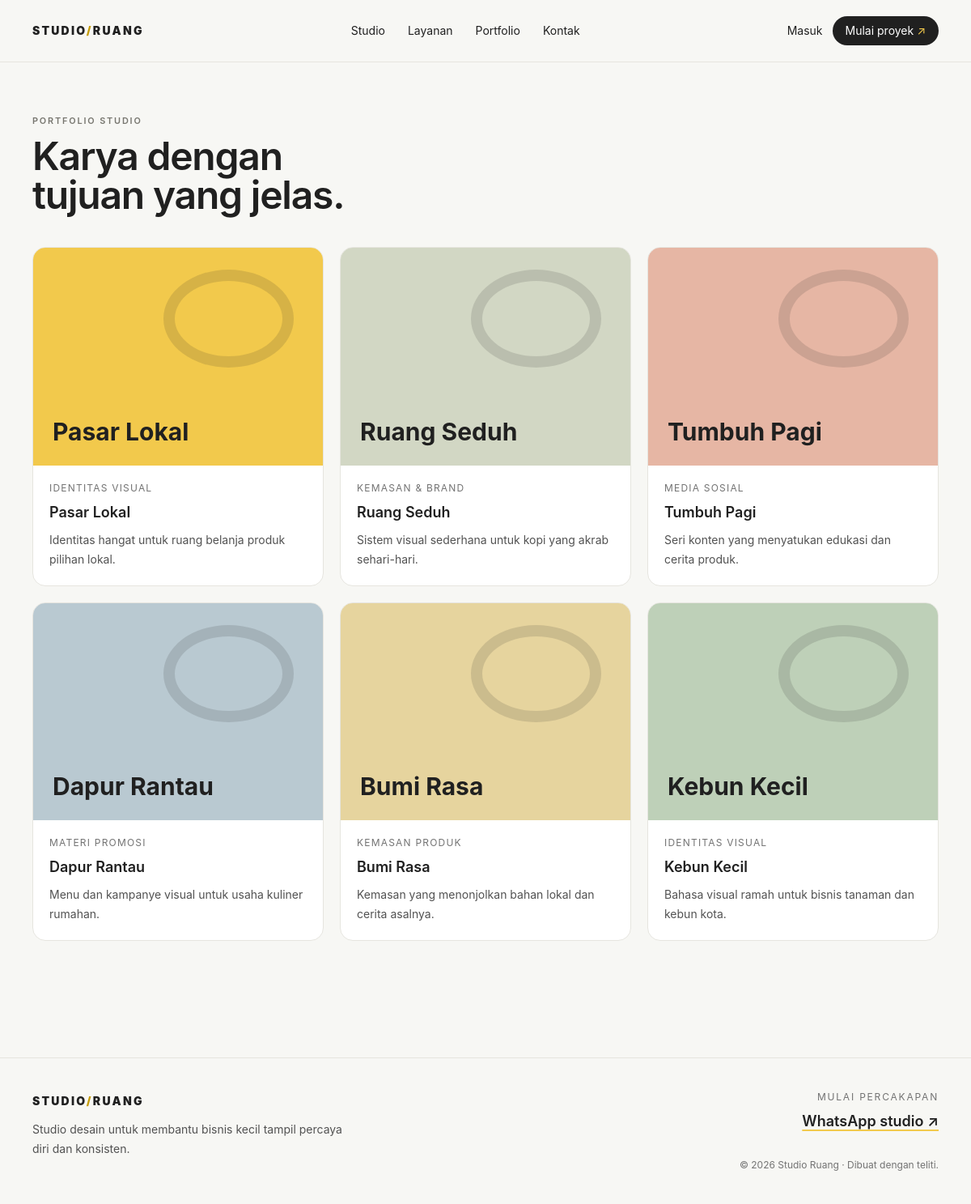
The app's page /portfolio with its own data.
### tables this page shows
CREATE TABLE portfolio_items (
  id BIGINT UNSIGNED AUTO_INCREMENT PRIMARY KEY,
  title VARCHAR(140) NOT NULL,
  category VARCHAR(100) NOT NULL,
  summary VARCHAR(500) NOT NULL,
  accent_color CHAR(7) NOT NULL DEFAULT '#F2C94C',
  is_published TINYINT(1) NOT NULL DEFAULT 1,
  sort_order SMALLINT UNSIGNED NOT NULL DEFAULT 0,
  created_at TIMESTAMP NOT NULL DEFAULT CURRENT_TIMESTAMP
);

### app/bootstrap.php (called while the page is built, shortened)
<?php
function e(mixed $v): string { return htmlspecialchars((string)$v,ENT_QUOTES|ENT_SUBSTITUTE,'UTF-8'); }
function render(string $view,array $data=[]): void { extract($data,EXTR_SKIP); $viewFile=dirname(__DIR__).'/app/views/'.$view.'.php'; if(!is_file($viewFile))$viewFile=dirname(__DIR__).'/app/views/404.php'; require dirname(__DIR__).'/app/views/layout.php'; }

### app/views/portfolio.php (the view)
<section class="mx-auto max-w-7xl px-5 py-16 lg:px-10"><p class="eyebrow">PORTFOLIO STUDIO</p><h1 class="mt-3 text-5xl font-semibold tracking-tight">Karya dengan<br>tujuan yang jelas.</h1><div class="mt-10 grid gap-5 sm:grid-cols-2 lg:grid-cols-3"><?php foreach($portfolio as $item): ?><article class="overflow-hidden rounded-2xl border border-line bg-white"><div class="portfolio-art flex aspect-[4/3] items-end p-6" style="--art:<?= e($item['accent_color']) ?>"><span class="text-3xl font-bold text-ink"><?= e($item['title']) ?></span></div><div class="p-5"><p class="text-xs uppercase tracking-widest text-neutral-500"><?= e($item['category']) ?></p><h2 class="mt-2 text-lg font-semibold"><?= e($item['title']) ?></h2><p class="mt-2 text-sm leading-6 text-neutral-600"><?= e($item['summary']) ?></p></div></article><?php endforeach ?></div></section>

### public/assets/site.css (style rules this page uses)
* { box-sizing:border-box }
html { scroll-behavior:smooth }
body { font-family:Inter,"Aptos",-apple-system,BlinkMacSystemFont,"Segoe UI",sans-serif }
.eyebrow { font-size:.68rem;font-weight:600;letter-spacing:.17em;color:#77766f }
.portfolio-art { background:var(--art,#f2c94c);position:relative;isolation:isolate }
.portfolio-art:after { content:"";position:absolute;width:45%;height:45%;right:10%;top:10%;border:14px solid #20202022;border-radius:50%;z-index:-1 }

### records on screen
portfolio_items: title "Pasar Lokal", category "IDENTITAS VISUAL", summary "Identitas hangat untuk ruang belanja produk pilihan lokal."
portfolio_items: title "Ruang Seduh", category "KEMASAN & BRAND", summary "Sistem visual sederhana untuk kopi yang akrab sehari-hari."
portfolio_items: title "Tumbuh Pagi", category "MEDIA SOSIAL", summary "Seri konten yang menyatukan edukasi dan cerita produk."
portfolio_items: title "Dapur Rantau", category "MATERI PROMOSI", summary "Menu dan kampanye visual untuk usaha kuliner rumahan."
portfolio_items: title "Bumi Rasa", category "KEMASAN PRODUK", summary "Kemasan yang menonjolkan bahan lokal dan cerita asalnya."
portfolio_items: title "Kebun Kecil", category "IDENTITAS VISUAL", summary "Bahasa visual ramah untuk bisnis tanaman dan kebun kota."
